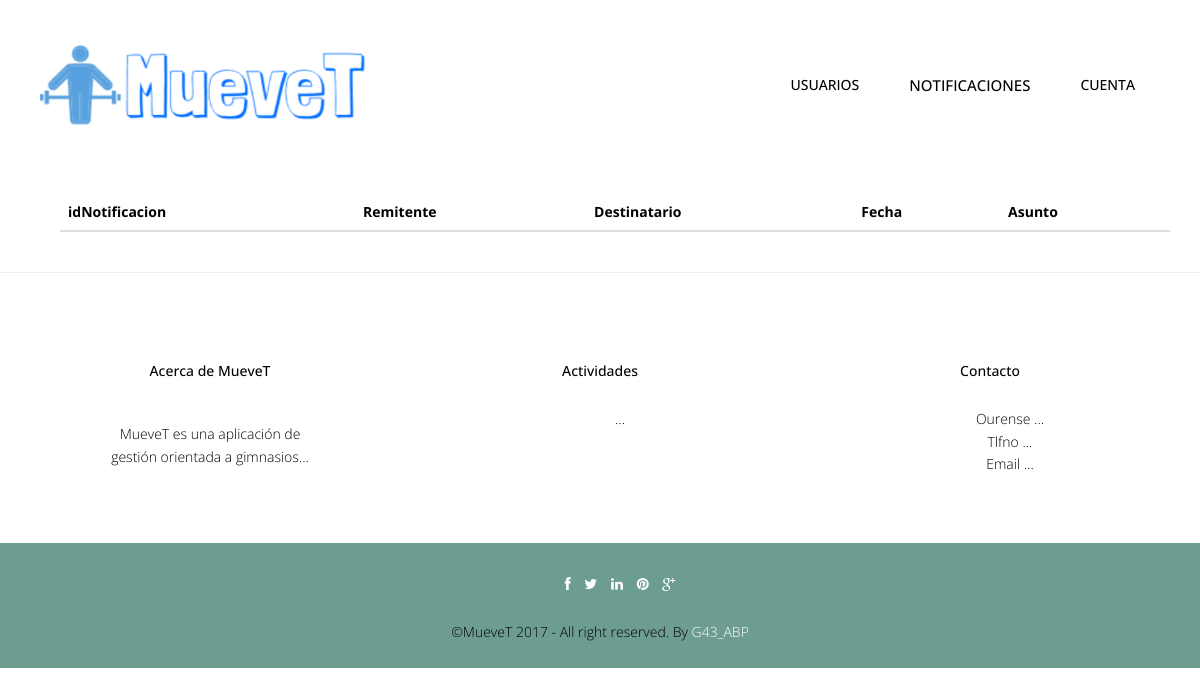
Page /abp/Controllers/NOTIFICACION_Controller.php (signed in) on the earlier database version.
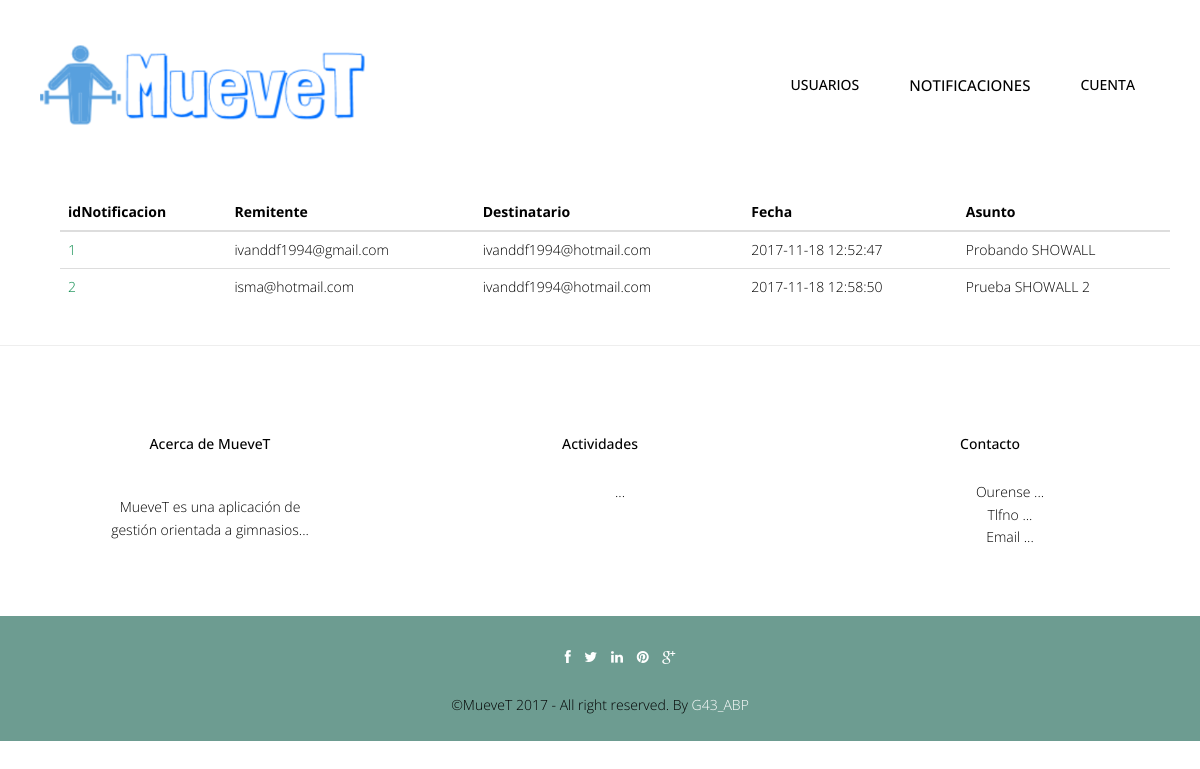
Same page on the later database version.
### tables this page shows
CREATE TABLE IF NOT EXISTS `notificacion` (
  `idNotificacion` int(100) NOT NULL,
  `remitenteNotificacion` varchar(100) NOT NULL,
  `destinatarioNotificacion` text NOT NULL,
  `fechaHoraNotificacion` timestamp NOT NULL DEFAULT CURRENT_TIMESTAMP,
  `asuntoNotificacion` varchar(255) DEFAULT NULL,
  `mensajeNotificacion` longtext,
  `username` varchar(25) NOT NULL
);

### abp/Controllers/NOTIFICACION_Controller.php (called while the page is built, shortened)
<?php
include '../Models/NOTIFICACION_Model.php';
include '../Views/header.php';
switch ($_REQUEST['accion']) {
    default:
        if (!tienePermisos('NOTIFICACION_Listar')) {
            new Mensaje('No tienes los permisos necesarios', '../Views/DEFAULT_Vista.php');
        } else {
            $notificacion = new NOTIFICACION_Model('', '', '', '', '', '', $_SESSION['login']);
            $datos = $notificacion->Listar();
            new NOTIFICACION_Listar($datos, '../Views/DEFAULT_Vista.php');
        }
}
?>

### abp/Models/NOTIFICACION_Model.php (called while the page is built, shortened)
<?php
include '../Functions/LibraryFunctions.php';
class NOTIFICACION_Model {
    var $userName;
    var $mysqli;
    function __construct($idNotificacion, $remitenteNotificacion, $destinatarioNotificacion, $fechaHoraNotificacion, $asuntoNotificacion, $mensajeNotificacion, $userName) {
        $this->userName = $userName;
    }
    function ConectarBD() {
        $this->mysqli = new mysqli("localhost", "root", "", "gymgest");
    }
    function consultarEmail() {
        $sql = "SELECT email FROM USUARIO WHERE userName='" . $this->userName . "'";
        if (!($resultado = $this->mysqli->query($sql))) {
            return 'Error en la consulta sobre la base de datos.';
        } else {
            $result = $this->mysqli->query($sql)->fetch_array();
            return $result['email'];
        }
    }
    function Listar() {
        $email = $this->consultarEmail();
        if ($email == 'Error en la consulta sobre la base de datos.') {
            return 'Error en la consulta sobre la base de datos.';
        } else {
            $sql = "SELECT idNotificacion, remitenteNotificacion, destinatarioNotificacion, fechaHoraNotificacion ,asuntoNotificacion FROM NOTIFICACION WHERE destinatarioNotificacion ='" . $email . "'";
            if (!($resultado = $this->mysqli->query($sql))) {
                return 'Error en la consulta sobre la base de datos.';
            } else {
                $toret = array();
                $i = 0;
                while ($fila = $resultado->fetch_array()) {
                    $toret[$i] = $fila;
                    $i++;
                }
                return $toret;
            }
        }
    }
}
?>

### abp/Views/NOTIFICACION_SHOWALL_Vista.php (the view, shortened to what this page needs)
<?php
class NOTIFICACION_Listar {
private $datos;
    function __construct($datos, $volver) {
    	$this->datos = $datos;
        $this->render();
    }
    function render() {
        ?>
        <div class="container">
            <?php
            $lista = array('idNotificacion','remitenteNotificacion', 'destinatarioNotificacion', 'fechaHoraNotificacion', 'asuntoNotificacion');
            ?>
            <br><br>
            <div class="container">
                <div class="col-lg-12">
                    <table class="table">
                        <thead class="thead-dark">
                            <tr>
                                <?php
                                foreach ($lista as $titulo) {
                                    echo "<th>";
                                    echo $strings[$titulo];
                                    echo "</th>";
                                }
                                echo "</tr>";
                                echo "</thead>";
                                echo "<tbody>";
                                for ($j = 0; $j < count($this->datos); $j++) {
                                    echo "<tr>";
                                    foreach ($this->datos [$j] as $clave => $valor) {
                                        for ($i = 0; $i < count($lista); $i++) {
                                        	if($clave === $lista[$i])
                                        	{
                                          	echo "<td>";
                                          	if($clave === 'idNotificacion')
                                            {?>
                                                <a href='NOTIFICACION_Controller.php?idNotificacion=<?php echo $this->datos[$j]['idNotificacion'] . '&accion=' . $strings['Ver']; ?>'><font color="#088A4B"><?php echo $valor; ?></font></a>
                                                <?php
                                            }
                                            else
                                            {
                                                echo $valor;
                                            }
                                            echo "</td>";
                                          }
                                    }
                                }?>
                                 <?php
                            }
                            ?>
                        </tbody>
                    </table>
                </div>
            </div>
        </div>
        <?php
        include '../Views/footer.php';
    }
}

Differences in the rows shown:
added notificacion: idNotificacion "1", remitenteNotificacion "ivanddf1994@gmail.com", destinatarioNotificacion "ivanddf1994@hotmail.com", fechaHoraNotificacion "2017-11-18 12:52:47", asuntoNotificacion "Probando SHOWALL"
added notificacion: idNotificacion "2", remitenteNotificacion "isma@hotmail.com", destinatarioNotificacion "ivanddf1994@hotmail.com", fechaHoraNotificacion "2017-11-18 12:58:50", asuntoNotificacion "Prueba SHOWALL 2"
